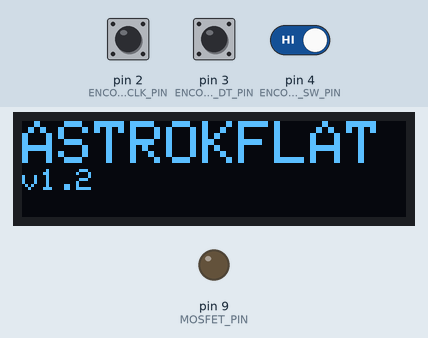
The program below on a simulated Arduino Nano, built with avr-gcc and run on an emulated ATmega328P. Shown: 128×32 one-colour display, output pins drawn as LEDs (lit = HIGH). The inputs (shaded band) are chosen by the test bench; at power-on: pin 4 (ENCODER_SW_PIN) HIGH, pin 2 (ENCODER_CLK_PIN) HIGH, pin 3 (ENCODER_DT_PIN) HIGH.

Above: at 0.1 s.
At 6.2 s:
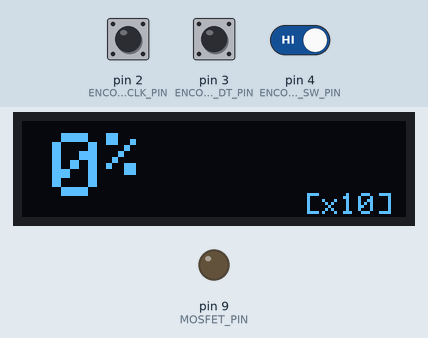
6.3 s: pin 4 (ENCODER_SW_PIN) driven LOW
At 8.1 s:
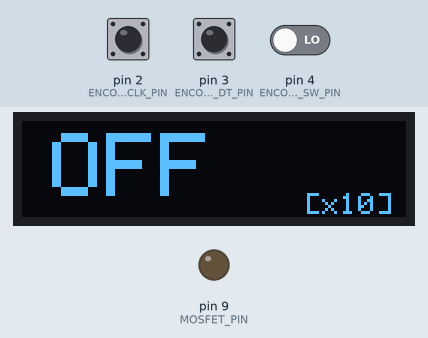
Timing chart, 0 to 9.6 s (numbered marks = the images above; inputs shaded):
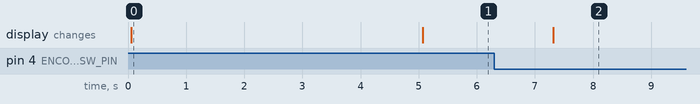

The program:

main.cpp
```cpp
#include <Arduino.h>
#include "Alnitak.h"
#include "ManualEncoder.h"
#include "ExternalDisplay.h"

/*
 * ==========================================
 * WIRING SUMMARY (Arduino pins)
 * ==========================================
 * - LED PANEL (MOSFET):    Pin D9 (PWM)
 *
 * - OLED DISPLAY (I2C):
 *   - GND(1):               Pin GND
 *   - VCC(2):               Pin 3V3
 *   - SCL(3):               Pin A5
 *   - SDA(4):               Pin A4
 *
 * - ROTARY ENCODER:
 *   - GND(1):               Pin GND
 *   - VCC(2):               Pin 3V3
 *   - SW(3) (Button):       Pin D4
 *   - DT(4):                Pin D3
 *   - CLK(5):               Pin D2
 * ==========================================
 */
/*
 * ==========================================
 * MOSFET HW-517 pinout
 * ==========================================
 *   - PWM pin: D9 (PWM)
 *
 */

Alnitak alnitak(MOSFET_PIN); // Must be D9 to drive the PWM properly
ManualEncoder encoder;       // Uses the default pins defined in the .h (2, 3, 4)
ExternalDisplay display;

// Variables to control when to refresh the display without blocking
int lastBrightness = -1;
bool lastIsOn = false;
int lastIncrement = -1;
unsigned long lastDisplayUpdate = 0;

void setup() {
    Serial.begin(9600);

    // Initialise components
    alnitak.begin();

    // Force initial brightness to 0 and panel on
    alnitak.setBrightness(0);
    alnitak.turnOn();

    encoder.begin();
    display.begin();

    // Initial welcome message on the display (5 seconds with version info)
    String version = "";
#ifdef FW_VERSION
    version = FW_VERSION;
#endif
    display.showWelcome("ASTROKFLAT", version);
    delay(5000);

    // Force initial refresh
    display.update(alnitak.getBrightness(), encoder.getIncrement(), alnitak.isOn());
}

void loop() {
    // 1. Serial communication (Alnitak protocol)
    alnitak.process();

    // 2. Encoder rotation
    int delta = encoder.getDelta();

    if (delta != 0) {
        // Current percentage (0 to 100)
        int currentPct = round((alnitak.getBrightness() / 255.0) * 100.0);

        // The encoder delta is treated as a percentage increment (1% or 10%)
        int newPct = currentPct + delta;

        // Clamp between 0 and 100
        if (newPct < 0) newPct = 0;
        if (newPct > 100) newPct = 100;

        // Convert back to 0-255 range for the driver
        int newBrightness = round((newPct / 100.0) * 255.0);

        alnitak.setBrightness(newBrightness);
    }

    // 3. Encoder button
    if (encoder.checkLongPress()) {
        if (alnitak.isOn()) {
            alnitak.turnOff();
        } else {
            alnitak.turnOn();
        }
    } else if (encoder.checkShortPress()) {
        // ManualEncoder already toggled the increment internally (1 <-> 10) on the short click.
    }

    // 4. Refresh the display only when state has changed
    int currentBrightness = alnitak.getBrightness();
    bool currentIsOn = alnitak.isOn();
    int currentIncrement = encoder.getIncrement();

    if (currentBrightness != lastBrightness || currentIsOn != lastIsOn || currentIncrement != lastIncrement) {
        // Always pass the real brightness value; currentIsOn decides whether OFF or the percentage is shown.
        display.update(currentBrightness, currentIncrement, currentIsOn);

        lastBrightness = currentBrightness;
        lastIsOn = currentIsOn;
        lastIncrement = currentIncrement;
    }
}
```

Alnitak.h
```cpp
#ifndef ALNITAK_H
#define ALNITAK_H

#include <Arduino.h>

#define MOSFET_PIN 9 // Do not change; documentation only

class Alnitak {
public:
    Alnitak(uint8_t pin);
    void begin();
    void process();

    // Methods for manual control and display
    int getBrightness();
    void setBrightness(int val);
    bool isOn();
    void turnOn();
    void turnOff();

private:
    uint8_t _pin;
    uint8_t _brightness;
    bool _isOn;

    char _buffer[20];

    void processCommand(char* cmd, char* data);
    void sendStatus();
    void updatePWM();
};

#endif
```

Alnitak.cpp
```cpp
#include "Alnitak.h"

Alnitak::Alnitak(uint8_t pin) : _pin(pin), _brightness(0), _isOn(false)
{
    memset(_buffer, 0, sizeof(_buffer));
}

void Alnitak::begin() {
    digitalWrite(_pin, LOW);
    pinMode(_pin, OUTPUT);

    // Timer 1 configuration for pin D9.
    // Fast PWM, 10-bit (mode 7, TOP=0x03FF), prescaler 1 -> ~15.625 kHz.
    // Above the stroboscopic perception threshold of the eye and high
    // enough to be invisible to a camera at any reasonable flat-frame
    // exposure (>= 1 ms = ~16 PWM cycles), while still slow enough to
    // keep the optocoupler on the XY-MOS driver module in a linear
    // operating range. Brightness (0-255, 8-bit) is scaled into the
    // 10-bit OCR1A range in updatePWM().
    TCCR1A = _BV(COM1A1) | _BV(WGM11) | _BV(WGM10);
    TCCR1B = _BV(WGM12) | _BV(CS10);

    updatePWM();
}

void Alnitak::process()
{
    // Only proceed if at least 2 bytes are available (minimum command, e.g. >S\n)
    if (Serial.available() > 0)
    {
        // Read until the end-of-line character
        String inputStr = Serial.readStringUntil('\n');

        // The protocol expects commands to start with '>'
        if (inputStr.length() >= 2 && inputStr.charAt(0) == '>') {
            // Convert the String into a char array for processCommand().
            // inputStr.charAt(1) is the command letter (S, P, L, B, ...)
            // inputStr.substring(2) holds the data (if any)

            char cmd = inputStr.charAt(1);
            String dataStr = inputStr.substring(2);
            char data[16];
            dataStr.toCharArray(data, sizeof(data));

            processCommand(&cmd, data);
        }
    }
}

void Alnitak::processCommand(char* cmd, char* data)
{
    int val = atoi(data);

    switch (*cmd)
    {
    case 'P': // Ping
        Serial.print("*P19000\n");
        break;

    case 'S': // Status
        sendStatus();
        break;

    case 'J': // Get brightness info
        {
            char temp[16];
            sprintf(temp, "*J19%03d\n", _brightness);
            Serial.print(temp);
        }
        break;

    case 'L': // Turn on light
        _isOn = true;
        updatePWM();
        Serial.print("*L19000\n");
        break;

    case 'D': // Turn off light
        _isOn = false;
        updatePWM();
        Serial.print("*D19000\n");
        break;

    case 'B': // Set brightness
        if (val >= 0 && val <= 255)
        {
            _brightness = val;
        }
        // Always refresh PWM and respond
        updatePWM();
        {
            char temp[16];
            sprintf(temp, "*B19%03d\n", _brightness);
            Serial.print(temp);
        }
        break;

    case 'V': // Version
        Serial.print("*V19001\n");
        break;

    default:
        break;
    }
}

void Alnitak::sendStatus()
{
    // Format: *SidMLC\n
    // id = 19 (FLAT_MAN)
    // M = motor status (0 stopped)
    // L = light status (0 off, 1 on)
    // C = cover status (0)
    char statusStr[16];
    sprintf(statusStr, "*S190%d0\n", _isOn ? 1 : 0);
    Serial.print(statusStr);
}

void Alnitak::updatePWM() {
    // When off, force the register to absolute zero.
    // When on, scale the 8-bit brightness (0-255) into the 10-bit
    // OCR1A range (0-1023). brightness=255 maps to 1020 (~99.6% duty),
    // which is indistinguishable from full-on for the panel.
    if (!_isOn) {
        OCR1A = 0;
    } else {
        OCR1A = (uint16_t)_brightness << 2;
    }
}

int Alnitak::getBrightness() {
    return _brightness;
}

void Alnitak::setBrightness(int val) {
    if (val < 0) val = 0;
    if (val > 255) val = 255;

    if (_brightness != val) {
        _brightness = val;
        if (_isOn) {
            updatePWM();
        }
    }
}

bool Alnitak::isOn() {
    return _isOn;
}

void Alnitak::turnOn() {
    if (!_isOn) {
        _isOn = true;
        updatePWM();
    }
}

void Alnitak::turnOff() {
    if (_isOn) {
        _isOn = false;
        updatePWM();
    }
}
```

ExternalDisplay.cpp
```cpp
#include "ExternalDisplay.h"

ExternalDisplay::ExternalDisplay()
    : display(SCREEN_WIDTH, SCREEN_HEIGHT, &Wire, OLED_RESET), _enabled(false) {}

void ExternalDisplay::begin()
{
    // Try to initialise. If nothing responds at 0x3C, begin() returns false.
    if (!display.begin(SSD1306_SWITCHCAPVCC, 0x3C))
    {
        Serial.println(F("OLED not found. Continuing without display..."));
        _enabled = false;
        return;
    }

    _enabled = true;
    display.clearDisplay();
    display.setRotation(0); // Normal orientation (no rotation)
    display.setTextColor(SSD1306_WHITE);
    display.display();
}

void ExternalDisplay::update(int brightness, int increment, bool isOn)
{
    if (!_enabled)
        return;

    display.clearDisplay();
    display.setTextColor(SSD1306_WHITE);

    // Main value as % (0-100%)
    float percentage = (brightness / 255.0) * 100.0;

    display.setCursor(10, 4); // Vertically centred: (32-24)/2 = 4
    display.setTextSize(3);   // Size 3 (24 px tall) for high visibility

    if (!isOn) {
        display.print(F("OFF"));
    } else {
        display.print((int)percentage);
        display.setTextSize(2);
        display.print(F("%"));
    }

    // Show the increment (x1 or x10) in the bottom-right corner
    display.setTextSize(1);
    display.setCursor(94, 24); // Bottom-right, tuned for [x10]
    display.print(F("[x"));
    display.print(increment);
    display.print(F("]"));

    display.display();
}


void ExternalDisplay::showWelcome(String title, String version)
{
    if (!_enabled)
        return;

    display.clearDisplay();
    display.setTextColor(SSD1306_WHITE);

    // Title in large font (size 2)
    display.setTextSize(2);
    display.setCursor(0, 0);
    display.println(title);

    // Version in small font (size 1)
    display.setTextSize(1);
    display.print(F("v"));
    display.print(version);

    display.display();
}
```

ExternalDisplay.h
```cpp
#ifndef EXTERNAL_DISPLAY_H
#define EXTERNAL_DISPLAY_H

#include <Arduino.h>
#include <Adafruit_GFX.h>
#include <Adafruit_SSD1306.h>
#include <Wire.h>

#define SCREEN_WIDTH 128
#define SCREEN_HEIGHT 32
#define OLED_RESET -1

class ExternalDisplay
{
public:
    ExternalDisplay();
    void begin();
    void update(int brightness, int increment, bool isOn);
    void showWelcome(String title, String version);

private:
    Adafruit_SSD1306 display;
    bool _enabled;
};

#endif
```

ManualEncoder.cpp
```cpp
#include "ManualEncoder.h"

ManualEncoder::ManualEncoder(uint8_t clkPin, uint8_t dtPin, uint8_t swPin)
    : _clk(clkPin), _dt(dtPin), _sw(swPin), _longPressRequested(false), _shortPressRequested(false),
      _incrementStep(10), _lastClkState(HIGH), _buttonPressStartTime(0), _isPressed(false), _actionTaken(false),
      _lastButtonChangeTime(0)
{
}

void ManualEncoder::begin()
{
    pinMode(_clk, INPUT_PULLUP);
    pinMode(_dt, INPUT_PULLUP);
    pinMode(_sw, INPUT_PULLUP);

    _lastClkState = digitalRead(_clk);
}

bool ManualEncoder::checkLongPress() {
    if (_longPressRequested) {
        _longPressRequested = false;
        return true;
    }
    return false;
}

bool ManualEncoder::checkShortPress() {
    if (_shortPressRequested) {
        _shortPressRequested = false;
        return true;
    }
    return false;
}

int ManualEncoder::getIncrement() {
    return _incrementStep;
}

int ManualEncoder::getDelta()
{
    // --- Button polling ---
    bool currentButtonState = digitalRead(_sw);

    if (currentButtonState == LOW && !_isPressed) {
        // Falling edge (press starts)
        if (millis() - _lastButtonChangeTime > 50) { // Initial debounce
            _isPressed = true;
            _buttonPressStartTime = millis();
            _actionTaken = false;
        }
    }
    else if (currentButtonState == LOW && _isPressed) {
        // Held down: check whether we've crossed 1 second for a long press (power on/off).
        if (!_actionTaken && (millis() - _buttonPressStartTime > 1000)) {
            _actionTaken = true;
            _longPressRequested = true;
        }
    }
    else if (currentButtonState == HIGH && _isPressed) {
        // Rising edge (released)
        _isPressed = false;
        _lastButtonChangeTime = millis();

        // Released before 1 second: short press -> toggle the increment step.
        if (!_actionTaken) {
            if (millis() - _buttonPressStartTime > 50) { // Minimum debounce
                _shortPressRequested = true;
                // Toggle the increment between 1 and 10 internally.
                if (_incrementStep == 1) {
                    _incrementStep = 10;
                } else {
                    _incrementStep = 1;
                }
            }
        }
        _actionTaken = false;
    }

    // --- Encoder polling ---
    int clkState = digitalRead(_clk);
    int dtState = digitalRead(_dt);
    int delta = 0;

    // Detect a valid CLK edge (state change).
    if (clkState != _lastClkState) {
        // Only evaluate direction when CLK changes and is different from the
        // idle state (LOW). This avoids double-counting each detent.
        if (clkState == LOW) {
            if (dtState != clkState) {
                delta = _incrementStep;
            } else {
                delta = -_incrementStep;
            }
        }
    }

    _lastClkState = clkState;

    return delta;
}
```

ManualEncoder.h
```cpp
#ifndef MANUAL_ENCODER_H
#define MANUAL_ENCODER_H

#include <Arduino.h>

// Default pin assignment for the encoder
#define ENCODER_CLK_PIN 2
#define ENCODER_DT_PIN 3
#define ENCODER_SW_PIN 4

class ManualEncoder {
public:
    ManualEncoder(uint8_t clkPin = ENCODER_CLK_PIN, uint8_t dtPin = ENCODER_DT_PIN, uint8_t swPin = ENCODER_SW_PIN);

    void begin();

    // Returns the encoder change (positive or negative), already scaled by the current increment. 0 if no change.
    int getDelta();

    // Returns true once a long press (1 second) has been detected — used to toggle increment size.
    bool checkLongPress();

    // Returns true once a short press has been detected — used to power on/off.
    bool checkShortPress();

    // Returns the current increment step (for display purposes).
    int getIncrement();

private:
    uint8_t _clk, _dt, _sw;

    bool _longPressRequested;
    bool _shortPressRequested;
    int _incrementStep; // 1 or 10

    // Encoder polling state
    int _lastClkState;

    // Button state
    unsigned long _buttonPressStartTime;
    bool _isPressed;
    bool _actionTaken;
    unsigned long _lastButtonChangeTime;
};

#endif
```

Measured:
- after the input at 6.3 s, the display: changes after 1.0 s (image 2)
- what the display in image 0 shows lasts 5.0 s, from 0.1 s to 5.1 s
